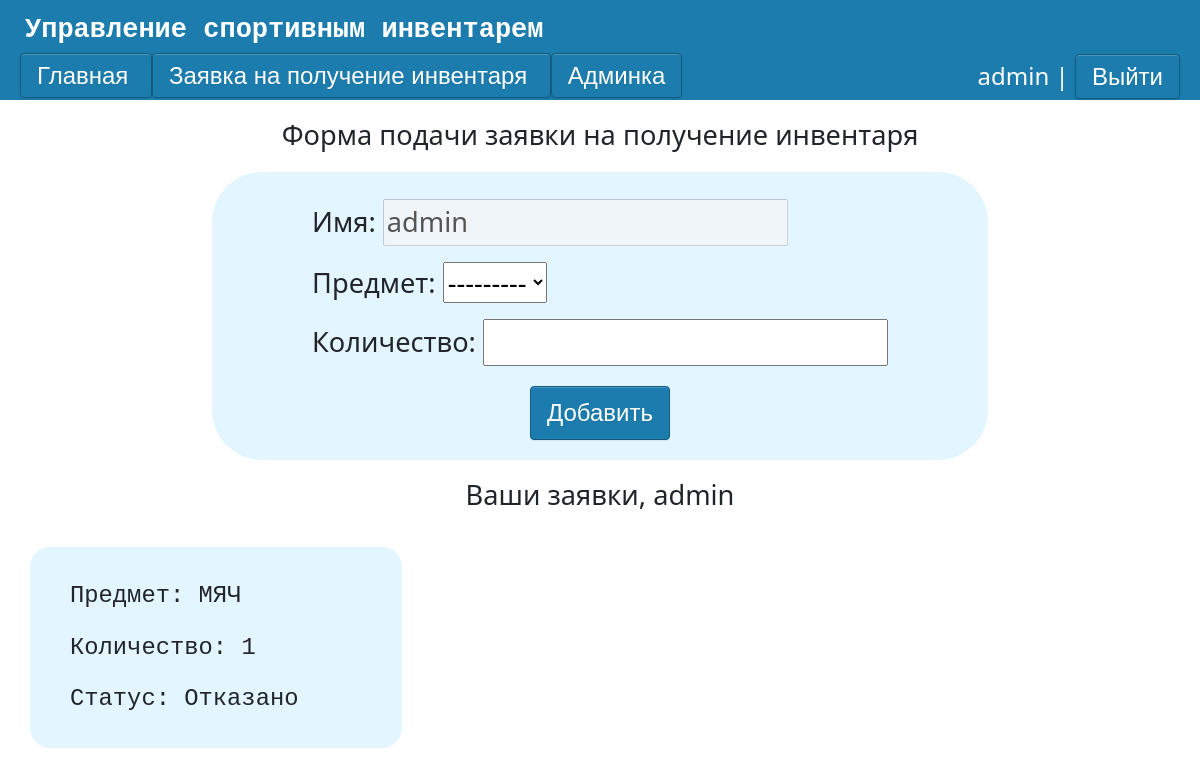
Before: /application (signed in) with the older database file.
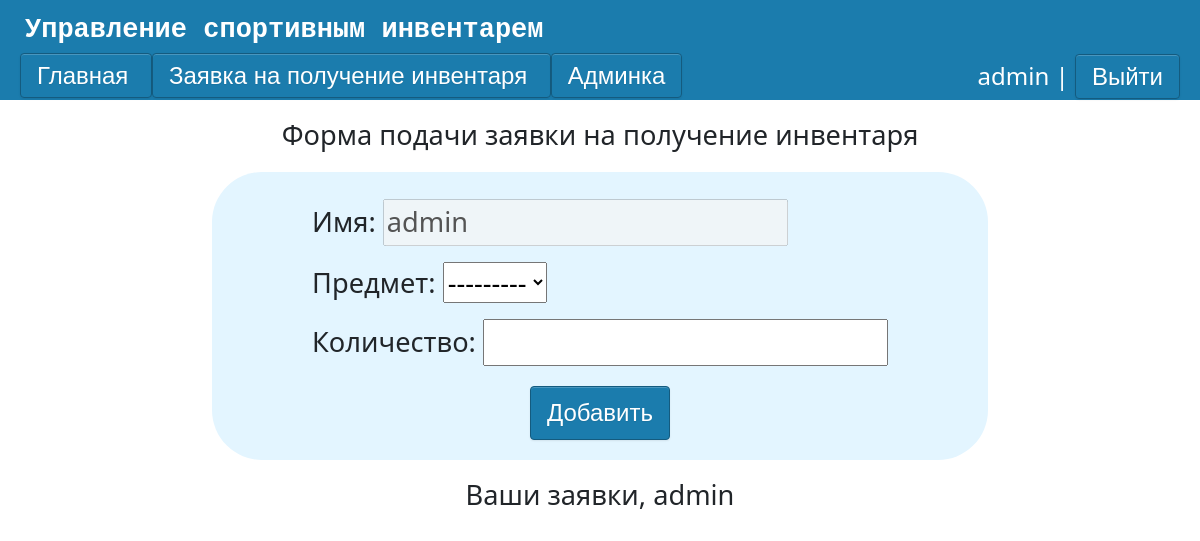
After: the same page with the newer database file.
### main/models.py (models this page shows)
class Applications(models.Model):
    state = {'На рассмотрении': 'На рассмотрении', 'Одобрено': 'Одобрено', 'Отказано': 'Отказано'}
    username = models.CharField(max_length=100)
    Request = models.ForeignKey('Goods' ,on_delete=models.PROTECT,null=True)
    Request_count = models.PositiveIntegerField('Количество',default=0,validators=[MinValueValidator(0), MaxValueValidator(100)])
    Status = models.CharField('Статус заявки',default='На рассмотрении', choices=state,max_length=100)

class Goods(models.Model):
    state = {'новый':'новый','используемый':'используемый','сломанный': 'сломанный'}
    goods = models.CharField('Название',max_length=30)
    count = models.IntegerField('Количество')
    condition = models.CharField('Состояние',max_length=20, choices=state)
    def __str__(self):
        return self.goods

### main/views.py (the view)
# urls.py: path('application', views.ApplicationsForm, name='application'),
def ApplicationsForm(request):
    g = list(Goods.objects.all())
    r = list(Applications.objects.all())
    n = []
    for el in r:
        if request.user.username == el.username:
            n.append(el)
    if request.method == 'POST':
        form = AddPostFormR(request.POST or None, user=request.user)
        if form.is_valid():
            try:
                item = int(form.data['Request'])
                counts = []
                for el in g:
                    counts.append(el.count)
                if int(form.data['Request_count']) <= counts[item-1]:
                    Applications.objects.create(**form.cleaned_data)
                    return  redirect('application')
                else:
                    error = 'Убедитесь, что инвентаря достаточно'
                    return render(request, 'main/Application.html', {'form': form ,'n' : n,'g' : g,'error': error })
            except:
                form.add_error(None,'Ошибка')
    else:
        form=AddPostFormR(user=request.user)
    return render(request, 'main/Application.html' , {'form': form ,'n' : n,'g' : g})

### main/forms.py
class AddPostFormR(forms.Form):
    def __init__(self, *args, **kwargs):
        self.user = kwargs.pop('user', None)
        super(AddPostFormR, self).__init__(*args, **kwargs)
        if self.user:
            self.fields['username'].initial = self.user.username
    username = forms.Field(disabled=True)
    C =(Goods.objects.values_list('count'))
    N = (Goods.objects.values_list('goods'))
    Request = forms.ModelChoiceField(Goods.objects.all())
    Request_count = forms.IntegerField(validators=[MinValueValidator(1)])

### main/templates/main/Application.html (shortened to what this page needs)
{% extends 'main/layout.html' %}
{% block content %}
               {% if request.user.is_authenticated %}
                <div class = 'form_user'>
                    <p class = 'form_title'>Форма подачи заявки на получение инвентаря</p>
                    <form action="{% url 'application' %}" method="post" class ='form_content'>
                        <p><label for="{{ form.username.id_for_label }}"> Имя:</label> {{form.username}}</p>
                        <p><label for="{{ form.Request.id_for_label }}"> Предмет:</label> {{ form.Request}}</p>
                        <p><label for="{{ form.Request_count.id_for_label }}"> Количество:</label> {{ form.Request_count}}</p>
                        <button class="btn2" type="submit">
                            Добавить
                        </button>
                    </form>
                </div>
                    <div class = 'form_forms'>
                        <p class = 'form_forms_p'> Ваши заявки, {{ request.user }} </p>
                    {% for el in n %}
                        <div class = 'review'>
                            <p><pre >Предмет: {{el.Request}} </pre></p>
                            <p><pre >Количество: {{el.Request_count}} </pre></p>
                            <p><pre >Статус: {{el.Status}} </pre></p>
                        </div>
                    {% endfor %}
                    </div>
                {% else %}
                    <p class = 'enter_or_reg'>Войдите или зарегистрируйтесь</p>
                {% endif %}
{% endblock %}

Changed rows visible on the page:
removed Applications: Request "МЯЧ", Request_count "1", Status "Отказано"
